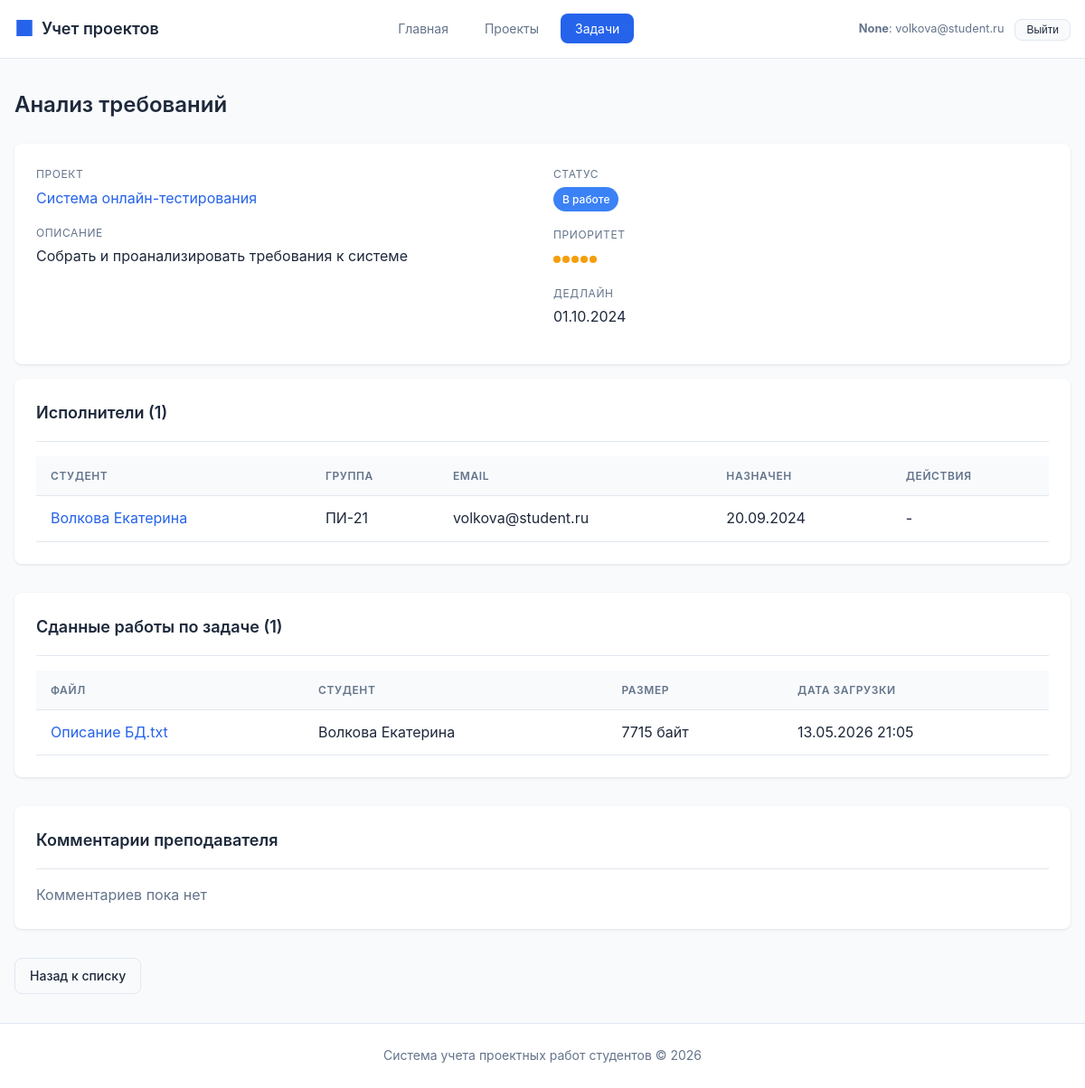
The page /tasks/8 (signed in) on the database its author committed.
### tables this page shows
CREATE TABLE student (
    id INTEGER PRIMARY KEY AUTOINCREMENT,
    last_name TEXT NOT NULL,
    first_name TEXT NOT NULL,
    middle_name TEXT,
    email TEXT UNIQUE NOT NULL,
    phone TEXT,
    student_group_id INTEGER REFERENCES student_group(id) ON DELETE SET NULL,
    created_at TEXT DEFAULT CURRENT_TIMESTAMP
);

CREATE TABLE task (
    id INTEGER PRIMARY KEY AUTOINCREMENT,
    title TEXT NOT NULL,
    description TEXT,
    project_id INTEGER NOT NULL REFERENCES project(id) ON DELETE CASCADE,
    status_id INTEGER REFERENCES task_status(id) ON DELETE SET NULL,
    priority INTEGER DEFAULT 1 CHECK (priority >= 1 AND priority <= 5),
    deadline TEXT,
    created_at TEXT DEFAULT CURRENT_TIMESTAMP,
    updated_at TEXT DEFAULT CURRENT_TIMESTAMP
);

CREATE TABLE project (
    id INTEGER PRIMARY KEY AUTOINCREMENT,
    title TEXT NOT NULL,
    description TEXT,
    start_date TEXT NOT NULL,
    end_date TEXT NOT NULL,
    status_id INTEGER REFERENCES project_status(id) ON DELETE SET NULL,
    supervisor_id INTEGER REFERENCES teacher(id) ON DELETE SET NULL,
    created_at TEXT DEFAULT CURRENT_TIMESTAMP,
    updated_at TEXT DEFAULT CURRENT_TIMESTAMP,
    CONSTRAINT valid_dates CHECK (end_date >= start_date)
);

CREATE TABLE task_status (
    id INTEGER PRIMARY KEY AUTOINCREMENT,
    name TEXT NOT NULL UNIQUE,
    description TEXT,
    color TEXT DEFAULT '#6B7280'
);

CREATE TABLE task_student (
    id INTEGER PRIMARY KEY AUTOINCREMENT,
    task_id INTEGER NOT NULL REFERENCES task(id) ON DELETE CASCADE,
    student_id INTEGER NOT NULL REFERENCES student(id) ON DELETE CASCADE,
    assigned_at TEXT DEFAULT CURRENT_DATE,
    UNIQUE(task_id, student_id)
);

CREATE TABLE student_group (
    id INTEGER PRIMARY KEY AUTOINCREMENT,
    name TEXT NOT NULL UNIQUE,
    course INTEGER NOT NULL CHECK (course >= 1 AND course <= 6),
    department_id INTEGER REFERENCES department(id) ON DELETE SET NULL,
    created_at TEXT DEFAULT CURRENT_TIMESTAMP
);

CREATE TABLE file (
    id INTEGER PRIMARY KEY AUTOINCREMENT,
    name TEXT NOT NULL,
    path TEXT NOT NULL,
    size INTEGER,
    mime_type TEXT,
    project_id INTEGER REFERENCES project(id) ON DELETE CASCADE,
    task_id INTEGER REFERENCES task(id) ON DELETE CASCADE,
    uploaded_by_student_id INTEGER REFERENCES student(id) ON DELETE SET NULL,
    uploaded_by_teacher_id INTEGER REFERENCES teacher(id) ON DELETE SET NULL,
    uploaded_at TEXT DEFAULT CURRENT_TIMESTAMP,
    CONSTRAINT file_belongs_to_something CHECK (project_id IS NOT NULL OR task_id IS NOT NULL)
);

### routes/tasks.py (the view, shortened to what this page needs)
@tasks_bp.route('/<int:task_id>')
def view_task(task_id):
    task = execute_query("""
        SELECT
            t.*,
            ts.name as status,
            ts.color as status_color,
            p.id as project_id,
            p.title as project_title
        FROM task t
        LEFT JOIN task_status ts ON t.status_id = ts.id
        LEFT JOIN project p ON t.project_id = p.id
        WHERE t.id = %s
    """, (task_id,), fetch_one=True)
    if not task:
        flash('Задача не найдена', 'error')
        return redirect(url_for('tasks.list_tasks'))
    can_edit_task = can_manage_task(task_id)
    can_change_status = can_update_task_status(task_id)
    assignees = execute_query("""
        SELECT
            s.id,
            s.last_name || ' ' || s.first_name as student_name,
            s.email,
            sg.name as group_name,
            ts.assigned_at
        FROM task_student ts
        JOIN student s ON ts.student_id = s.id
        LEFT JOIN student_group sg ON s.student_group_id = sg.id
        WHERE ts.task_id = %s
        ORDER BY ts.assigned_at
    """, (task_id,), fetch_all=True)
    available_students = execute_query("""
        SELECT s.id, s.last_name || ' ' || s.first_name as full_name
        FROM project_team pt
        JOIN student s ON pt.student_id = s.id
        WHERE pt.project_id = %s
        AND s.id NOT IN (SELECT student_id FROM task_student WHERE task_id = %s)
        ORDER BY s.last_name
    """, (task['project_id'], task_id), fetch_all=True)
    submissions = execute_query(
        """
        SELECT
            f.id,
            f.name,
            f.size,
            f.uploaded_at,
            s.last_name || ' ' || s.first_name AS student_name
        FROM file f
        LEFT JOIN student s ON s.id = f.uploaded_by_student_id
        WHERE f.task_id = %s
        ORDER BY f.uploaded_at DESC
        """,
        (task_id,),
        fetch_all=True,
    )
    teacher_comments = execute_query(
        """
        SELECT
            c.id,
            c.content,
            c.created_at,
            t.last_name || ' ' || t.first_name AS teacher_name
        FROM comment c
        JOIN teacher t ON t.id = c.author_teacher_id
        WHERE c.task_id = %s
        ORDER BY c.created_at DESC
        """,
        (task_id,),
        fetch_all=True,
    )
    return render_template(
        'tasks/view.html',
        task=task,
        assignees=assignees,
        available_students=available_students,
        can_edit_task=can_edit_task,
        can_change_status=can_change_status,
        submissions=submissions,
        teacher_comments=teacher_comments,
        can_submit=g.current_user["role"] == ROLE_STUDENT and _can_submit_to_task(task_id, g.current_user["id"]),
        can_comment=g.current_user["role"] in {ROLE_TEACHER, ROLE_ADMIN} and can_manage_task(task_id),
    )

### templates/tasks/view.html (shortened to what this page needs)
{% extends 'base.html' %}
{% block content %}
<div class="page-header">
    <h1 class="page-title">{{ task.title }}</h1>
</div>
<div class="card">
    <div class="detail-grid">
        <div>
            <div class="detail-item">
                <div class="detail-label">Проект</div>
                <div class="detail-value">
                    <a href="{{ url_for('projects.view_project', project_id=task.project_id) }}" class="link">
                        {{ task.project_title }}
                    </a>
                </div>
            </div>
            <div class="detail-item">
                <div class="detail-label">Описание</div>
                <div class="detail-value">{{ task.description or 'Описание отсутствует' }}</div>
            </div>
        </div>
        <div>
            <div class="detail-item">
                <div class="detail-label">Статус</div>
                <div class="detail-value">
                    <span class="badge badge-status" style="background-color: {{ task.status_color or '#6B7280' }}">
                        {{ task.status or 'Не указан' }}
                    </span>
                </div>
            </div>
            <div class="detail-item">
                <div class="detail-label">Приоритет</div>
                <div class="detail-value">
                    <div class="priority">
                        {% for i in range(5) %}
                        <span class="priority-dot {% if i < task.priority %}filled{% endif %}"></span>
                        {% endfor %}
                    </div>
                </div>
            </div>
            <div class="detail-item">
                <div class="detail-label">Дедлайн</div>
                <div class="detail-value">{{ task.deadline.strftime('%d.%m.%Y') if task.deadline else 'Не указан' }}</div>
            </div>
        </div>
    </div>
</div>
<div class="section">
    <div class="card">
        <div class="card-header">
            <h2 class="card-title">Исполнители ({{ assignees|length }})</h2>
        </div>
        {% if assignees %}
        <div class="table-container">
            <table>
                <thead>
                    <tr>
                        <th>Студент</th>
                        <th>Группа</th>
                        <th>Email</th>
                        <th>Назначен</th>
                        <th>Действия</th>
                    </tr>
                </thead>
                <tbody>
                    {% for assignee in assignees %}
                    <tr>
                        <td>
                            <a href="{{ url_for('students.view_student', student_id=assignee.id) }}" class="link">
                                {{ assignee.student_name }}
                            </a>
                        </td>
                        <td>{{ assignee.group_name or '-' }}</td>
                        <td>{{ assignee.email }}</td>
                        <td>{{ assignee.assigned_at.strftime('%d.%m.%Y') if assignee.assigned_at else '-' }}</td>
                        <td>
                            {% if can_edit_task %}
                            <form method="POST"
                                  action="{{ url_for('tasks.unassign_student', task_id=task.id, student_id=assignee.id) }}"
                                  onsubmit="return confirm('Удалить исполнителя?')">
                                <button type="submit" class="btn btn-danger btn-sm">Удалить</button>
                            </form>
                            {% else %}
                            -
                            {% endif %}
                        </td>
                    </tr>
                    {% endfor %}
                </tbody>
            </table>
        </div>
        {% else %}
        <p style="color: var(--text-secondary);">Исполнители не назначены</p>
        {% endif %}
    </div>
</div>
<div class="section">
    <div class="card">
        <div class="card-header">
            <h2 class="card-title">Сданные работы по задаче ({{ submissions|length }})</h2>
        </div>
        {% if submissions %}
        <div class="table-container">
            <table>
                <thead>
                    <tr>
                        <th>Файл</th>
                        <th>Студент</th>
                        <th>Размер</th>
                        <th>Дата загрузки</th>
                    </tr>
                </thead>
                <tbody>
                    {% for file in submissions %}
                    <tr>
                        <td><a class="link" href="{{ url_for('submissions.download_file', file_id=file.id) }}">{{ file.name }}</a></td>
                        <td>{{ file.student_name or '-' }}</td>
                        <td>{{ file.size or 0 }} байт</td>
                        <td>{{ file.uploaded_at.strftime('%d.%m.%Y %H:%M') if file.uploaded_at else '-' }}</td>
                    </tr>
                    {% endfor %}
                </tbody>
            </table>
        </div>
        {% else %}
        <p style="color: var(--text-secondary);">Работы пока не загружены</p>
        {% endif %}
    </div>
</div>
<div class="section">
    <div class="card">
        <div class="card-header">
            <h2 class="card-title">Комментарии преподавателя</h2>
        </div>
        {% if teacher_comments %}
            {% for comment in teacher_comments %}
            <div style="padding: 0.75rem 0; border-bottom: 1px solid var(--border);">
                <div style="font-weight: 600;">{{ comment.teacher_name }}</div>
                <div style="color: var(--text-secondary); font-size: 0.9rem;">
                    {{ comment.created_at.strftime('%d.%m.%Y %H:%M') if comment.created_at else '' }}
                </div>
                <div style="margin-top: 0.35rem;">{{ comment.content }}</div>
            </div>
            {% endfor %}
        {% else %}
        <p style="color: var(--text-secondary);">Комментариев пока нет</p>
        {% endif %}
    </div>
</div>
<a href="{{ url_for('tasks.list_tasks') }}" class="btn btn-secondary">Назад к списку</a>
{% endblock %}

### templates/base.html (shortened to what this page needs)
<!DOCTYPE html>
<html lang="ru">
<head>
    <link rel="stylesheet" href="{{ url_for('static', filename='style.css') }}">
</head>
<body>
    <nav class="navbar">
        <div class="nav-container">
            <a href="{{ url_for('main.index') }}" class="nav-logo">
                <span class="logo-icon">&#9632;</span>
                Учет проектов
            </a>
            {% if current_user %}
            <ul class="nav-menu">
                <li><a href="{{ url_for('main.index') }}" class="nav-link {% if request.endpoint == 'main.index' %}active{% endif %}">Главная</a></li>
                <li><a href="{{ url_for('projects.list_projects') }}" class="nav-link {% if 'projects' in request.endpoint %}active{% endif %}">Проекты</a></li>
                <li><a href="{{ url_for('tasks.list_tasks') }}" class="nav-link {% if 'tasks' in request.endpoint %}active{% endif %}">Задачи</a></li>
            </ul>
            <div class="auth-panel">
                <div class="auth-user">
                    <strong>{{ current_user.role_label }}</strong>:
                    {% if current_user.role == ROLE_STUDENT and current_user.id %}
                    <a href="{{ url_for('students.view_student', student_id=current_user.id) }}" class="link">{{ current_user.name }}</a>
                    {% else %}
                    {{ current_user.name }}
                    {% endif %}
                </div>
                <form method="post" action="{{ url_for('auth.logout') }}">
                    <button type="submit" class="btn btn-secondary btn-sm">Выйти</button>
                </form>
            </div>
            {% endif %}
        </div>
    </nav>
    <main class="main-content">
        <div class="container">
            {% block content %}{% endblock %}
        </div>
    </main>
    <footer class="footer">
        <div class="container">
            <p>Система учета проектных работ студентов &copy; 2026</p>
        </div>
    </footer>
</body>
</html>

### rows shown on the page
student: name "volkova@student.ru"
task: title "Анализ требований", description "Собрать и проанализировать требования к системе", priority 5 (drawn)
project: project_title "Система онлайн-тестирования"
task_status: name "В работе"
task_student: student_name "Волкова Екатерина", name "ПИ-21", email "volkova@student.ru", assigned_at "20.09.2024"
file: name "Описание БД.txt", student_name "Волкова Екатерина", size "7715", uploaded_at "13.05.2026 21:05"

### other values the page prints
{{ current_user.role_label }} "None"
{{ task.deadline.strftime('%d.%m.%Y') if task.deadline else 'Не указан' }} "01.10.2024"
{{ assignees|length }} "1"
{{ submissions|length }} "1"
